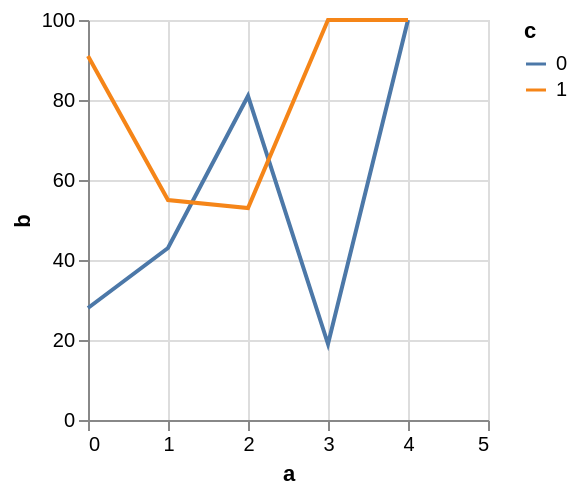

Write a Vega-Lite specification for this figure.
### Vega specification from a JSON file in a GitHub repository (floating-point values rounded to 4 significant figures)
{"$schema": "https://vega.github.io/schema/vega/v5.json", "background": "white", "padding": 5, "width": 200, "height": 200, "style": "cell", "data": [{"name": "source_0", "values": [{"a": 0, "b": 28, "c": 0}, {"a": 0, "b": 91, "c": 1}, {"a": 1, "b": 43, "c": 0}, {"a": 1, "b": 55, "c": 1}, {"a": 2, "b": 81, "c": 0}, {"a": 2, "b": 53, "c": 1}, {"a": 3, "b": 19, "c": 0}]}, {"name": "data_0", "source": "source_0", "transform": [{"type": "formula", "expr": "toNumber(datum[\"a\"])", "as": "a"}, {"type": "impute", "field": "b", "key": "a", "keyvals": [4], "method": "value", "groupby": ["c"], "value": null}, {"type": "formula", "expr": "datum.b === null ? 100 : datum.b", "as": "b"}]}], "marks": [{"name": "pathgroup", "type": "group", "from": {"facet": {"name": "faceted_path_main", "data": "data_0", "groupby": ["c"]}}, "encode": {"update": {"width": {"field": {"group": "width"}}, "height": {"field": {"group": "height"}}}}, "marks": [{"name": "marks", "type": "line", "style": ["line"], "sort": {"field": "datum[\"a\"]"}, "from": {"data": "faceted_path_main"}, "encode": {"update": {"stroke": {"scale": "color", "field": "c"}, "x": {"scale": "x", "field": "a"}, "y": {"scale": "y", "field": "b"}, "defined": {"signal": "isValid(datum[\"a\"]) && isFinite(+datum[\"a\"]) && isValid(datum[\"b\"]) && isFinite(+datum[\"b\"])"}}}}]}], "scales": [{"name": "x", "type": "linear", "domain": {"data": "data_0", "field": "a"}, "range": [0, {"signal": "width"}], "nice": 1, "zero": false}, {"name": "y", "type": "linear", "domain": {"data": "data_0", "field": "b"}, "range": [{"signal": "height"}, 0], "nice": true, "zero": true}, {"name": "color", "type": "ordinal", "domain": {"data": "data_0", "field": "c", "sort": true}, "range": "category"}], "axes": [{"scale": "x", "orient": "bottom", "gridScale": "y", "grid": true, "tickCount": {"signal": "ceil(width/40)"}, "domain": false, "labels": false, "maxExtent": 0, "minExtent": 0, "ticks": false, "zindex": 0}, {"scale": "y", "orient": "left", "gridScale": "x", "grid": true, "tickCount": {"signal": "ceil(height/40)"}, "domain": false, "labels": false, "maxExtent": 0, "minExtent": 0, "ticks": false, "zindex": 0}, {"scale": "x", "orient": "bottom", "grid": false, "title": "a", "labelFlush": true, "labelOverlap": true, "tickCount": {"signal": "ceil(width/40)"}, "zindex": 0}, {"scale": "y", "orient": "left", "grid": false, "title": "b", "labelOverlap": true, "tickCount": {"signal": "ceil(height/40)"}, "zindex": 0}], "legends": [{"stroke": "color", "symbolType": "stroke", "title": "c"}]}
